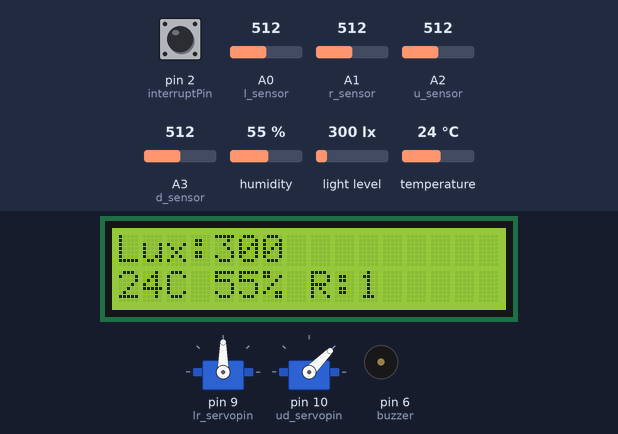
Recording of a sketch running on a simulated Arduino Uno, built with avr-gcc and run on an emulated ATmega328P. Shown: 16×2 character LCD, 2 × servo, buzzer (waves = sounding). Inputs (shaded band) come from the test bench; at power-on: pin 2 (interruptPin) HIGH, A0 (l_sensor) = 512, A1 (r_sensor) = 512, A2 (u_sensor) = 512, A3 (d_sensor) = 512, humidity 55 %, light level 300 lx, temperature 24 °C. What the sketch prints to the serial monitor is not drawn.

Above: at 2.2 s.
2.3 s: pin 2 (interruptPin) pulled LOW for 0.15 s
At 3.7 s:
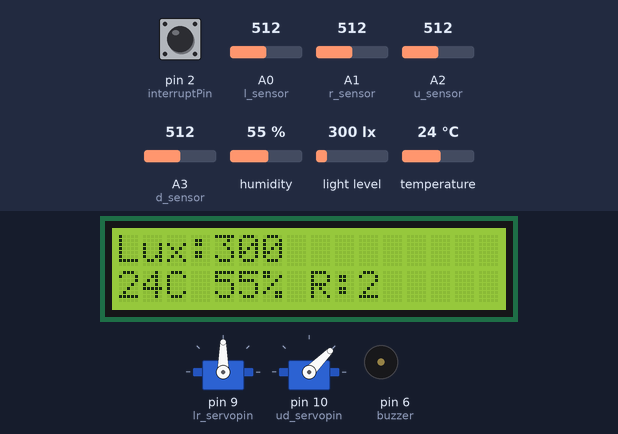
3.9 s: A0 (l_sensor) set to 547
At 6.2 s:
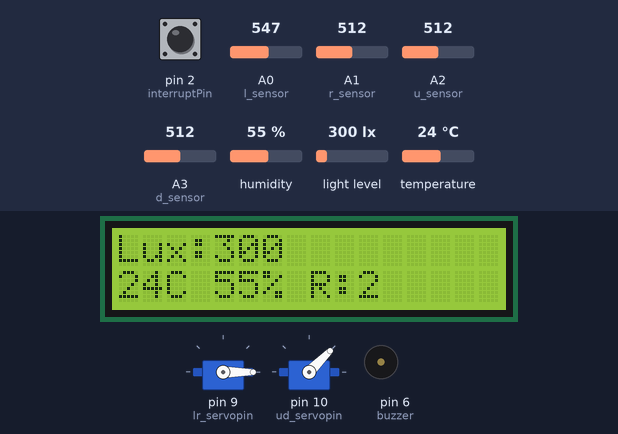
6.5 s: A1 (r_sensor) set to 560
8.0 s: A1 (r_sensor) set to 583
At 11.3 s:
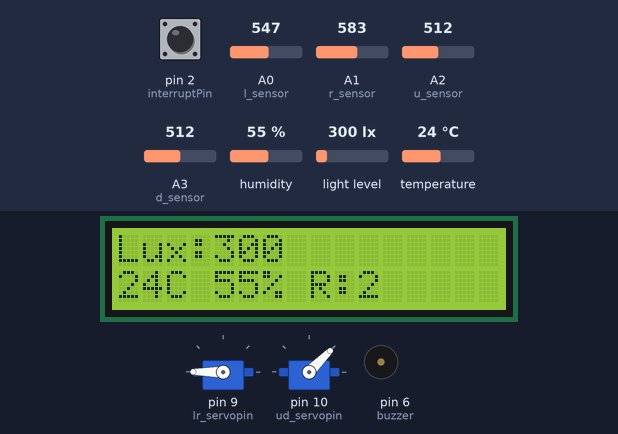
11.9 s: A2 (u_sensor) set to 525
13.4 s: A2 (u_sensor) set to 547
At 15.3 s:
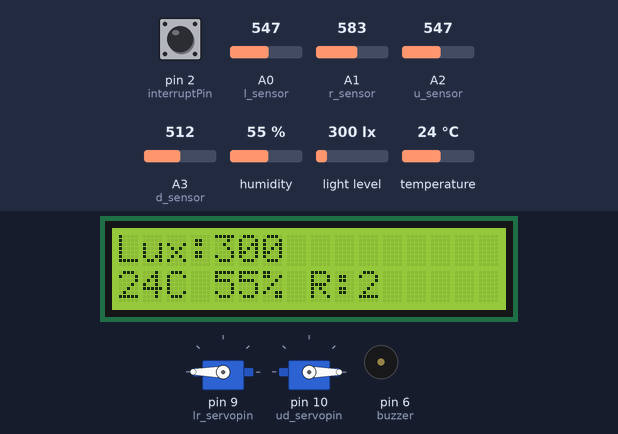
Timing chart, 0 to 16.6 s (numbered marks = the images above; inputs shaded):
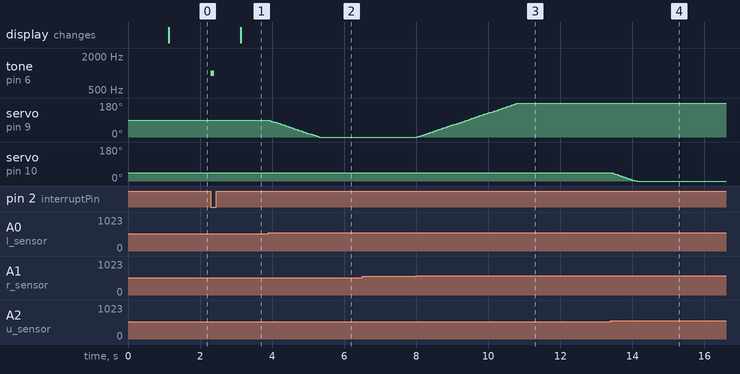

The sketch:

Script_Arduino.ino
```cpp
/*
  Keyestudio Sun Follower - Version Optimisée
  Améliorations : Non-bloquant, fluide, correction ISR, mode nuit.
*/

#include <Wire.h>
#include <LiquidCrystal_I2C.h>
#include <BH1750.h>
#include <dht11.h>
#include <Servo.h>
#include <SoftwareSerial.h>

// --- Objets ---
LiquidCrystal_I2C lcd(0x27, 16, 2);
BH1750 lightMeter;
dht11 DHT;
Servo lr_servo; // Gauche-Droite (Horizontal)
Servo ud_servo; // Haut-Bas (Vertical)

// --- Communication ESP32 ---
// RX sur pin 4, TX sur pin 5 (car la pin 10 est utilisée par le servo)
SoftwareSerial espSerial(4, 5);

// --- Pins ---
#define DHT11_PIN 7

const byte interruptPin = 2;
const byte buzzer = 6;
const byte lr_servopin = 9;
const byte ud_servopin = 10;
const int l_sensor = A0;
const int r_sensor = A1;
const int u_sensor = A2;
const int d_sensor = A3;

// --- Variables de configuration ---
int lr_angle = 90;
int ud_angle = 45; // 45 est souvent mieux que 10 pour démarrer
byte error_margin = 25; // Marge d'erreur un peu plus large pour éviter les vibrations
byte resolution = 1;

// --- Variables système ---
volatile bool buttonPressed = false; // "volatile" est obligatoire pour les interruptions
unsigned long lastServoTime = 0;
unsigned long lastScreenTime = 0;
unsigned long lastDebounceTime = 0;
unsigned long lastUartTime = 0; // <-- AJOUT POUR LE CHRONO ESP32

// Variables de stockage
int temperature = 0;
int humidity = 0;
uint16_t lux = 0;

void setup() {

  Serial.begin(9600);

  espSerial.begin(115200);   // Communication avec l'ESP32 (Même vitesse)

  Wire.begin();

  // Initialisation capteurs
  lightMeter.begin();
  lcd.init();
  lcd.backlight();

  // Initialisation Servos
  lr_servo.attach(lr_servopin);
  ud_servo.attach(ud_servopin);

  // Position initiale
  lr_servo.write(lr_angle);
  ud_servo.write(ud_angle);

  // Pins
  pinMode(l_sensor, INPUT);
  pinMode(r_sensor, INPUT);
  pinMode(u_sensor, INPUT);
  pinMode(d_sensor, INPUT);
  pinMode(buzzer, OUTPUT);
  pinMode(interruptPin, INPUT_PULLUP);

  // Interruption
  attachInterrupt(digitalPinToInterrupt(interruptPin), isr_button, FALLING);

  lcd.setCursor(0,0);
  lcd.print("Systeme Pret");
  delay(1000);
  lcd.clear();
}

void loop() {
  unsigned long currentMillis = millis();

  // 1. GESTION DU BOUTON (Prioritaire mais non bloquant)
  if (buttonPressed) {
    if (currentMillis - lastDebounceTime > 200) { // Anti-rebond
      changeResolution();
      lastDebounceTime = currentMillis;
    }
    buttonPressed = false; // Reset du drapeau
  }

  // 2. GESTION DES SERVOS (Rapide : toutes les 30ms)
  if (currentMillis - lastServoTime >= 30) {
    lastServoTime = currentMillis;

    // On ne bouge que s'il y a assez de lumière (Mode économie nuit)
    if (lux > 10) {
       moveSolarTracker();
    }
  }

  // 3. GESTION ECRAN & CAPTEURS LENTS (Lente : toutes les 1000ms)
  if (currentMillis - lastScreenTime >= 1000) {
    lastScreenTime = currentMillis;
    readEnvironment();
    updateLCD();
  }


  // 4. ENVOI DES DONNÉES À L'ESP32 (Toutes les 5 secondes) <-- AJOUT !
  if (currentMillis - lastUartTime >= 5000) {
    lastUartTime = currentMillis;

    // Fabrication du message JSON avec toutes tes variables !
    String json = "{\"lux\": " + String(lux) +
                  ", \"temperature\": " + String(temperature) +
                  ", \"humidity\": " + String(humidity) +
                  ", \"angle_h\": " + String(lr_angle) +
                  ", \"angle_v\": " + String(ud_angle) + "}";

    // Envoi via les pins 4 et 5
    espSerial.println(json);

    // Affichage sur le PC pour contrôler
    Serial.println("Envoye a ESP32 : " + json);
  }
}


// --- Logique du Suiveur Solaire ---
void moveSolarTracker() {
  // Lecture avec moyenne pour stabiliser
  int L = (analogRead(l_sensor) + analogRead(l_sensor)) / 2;
  int R = (analogRead(r_sensor) + analogRead(r_sensor)) / 2;
  int U = (analogRead(u_sensor) + analogRead(u_sensor)) / 2;
  int D = (analogRead(d_sensor) + analogRead(d_sensor)) / 2;

  // --- Horizontal (Gauche / Droite) ---
  int diffLR = abs(L - R);
  if (diffLR > error_margin) {
    if (L > R) {
      lr_angle -= resolution;
    } else {
      lr_angle += resolution;
    }
    // Contraintes physiques
    lr_angle = constrain(lr_angle, 0, 180);
    lr_servo.write(lr_angle);
  }

  // --- Vertical (Haut / Bas) ---
  int diffUD = abs(U - D);
  if (diffUD > error_margin) {
    if (U > D) {
      ud_angle -= resolution;
    } else {
      ud_angle += resolution;
    }
    // Contraintes physiques (souvent 0-90 suffisent pour le vertical)
    ud_angle = constrain(ud_angle, 0, 90);
    ud_servo.write(ud_angle);
  }
}

// --- Lecture Capteurs Lents ---
void readEnvironment() {
  lux = lightMeter.readLightLevel();

  int chk = DHT.read(DHT11_PIN);
  if (chk == DHTLIB_OK) {
    temperature = DHT.temperature;
    humidity = DHT.humidity;
  }
}

// --- Mise à jour LCD ---
void updateLCD() {
  // Ligne 1 : Lumière
  lcd.setCursor(0, 0);
  lcd.print("Lux:");
  lcd.print(lux);
  lcd.print("   "); // Efface les vieux chiffres

  // Ligne 2 : Temp/Hum et Resolution
  lcd.setCursor(0, 1);
  lcd.print(temperature);
  lcd.print("C ");
  lcd.print(humidity);
  lcd.print("% R:");
  lcd.print(resolution);
}

// --- Gestion du Bouton ---
void isr_button() {
  // L'ISR doit être la plus courte possible !
  buttonPressed = true;
}

void changeResolution() {
  tone(buzzer, 1000, 100); // Petit bip
  resolution++;
  if (resolution > 5) resolution = 1;
}
```

Measured:
- the behaviour switches between 537 and 538 on A0 (l_sensor) (found by bisection; images 1 and 2)
- the behaviour switches between 572 and 573 on A1 (r_sensor) (found by bisection; images 2 and 3)
- the behaviour switches between 537 and 538 on A2 (u_sensor) (found by bisection; images 3 and 4)
- after the input at 2.3 s, tone on pin 6 (buzzer): silent → 1000 Hz at once, → silent 0.10 s later; the display: changes after 0.82 s (image 1)
- after the input at 3.9 s, servo on pin 9 (lr_servopin): moves from 90° to 0° over 1.4 s, starting at once
- after the input at 6.5 s, every drawn part: stays the same
- after the input at 8.0 s, servo on pin 9 (lr_servopin): moves from 0° to 180° over 2.8 s, starting at once
- after the input at 11.9 s, every drawn part: stays the same
- after the input at 13.4 s, servo on pin 10 (ud_servopin): moves from 45° to 0° over 0.70 s, starting at once
